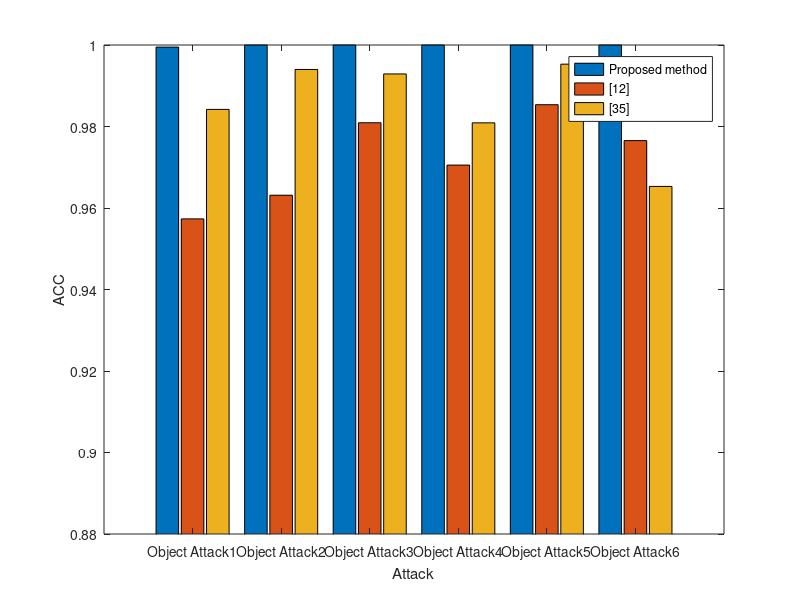

Write MATLAB code to recreate this figure.
GN_ber=[0.00097,0.0212,0.033203]
SP_ber=[0.0137,0.1106,0.173828]
SN_ber=[0.0313,0.0994,0.124023]
AF_ber=[0.0029,0.085,0.007813]
MF_ber=[0.0068,0.1008,0.013672]
GLPF_ber=[0,0,0]


% ber柱状图
data_ber=[GN_ber;SP_ber;SN_ber;AF_ber;MF_ber;GLPF_ber];
bar(data_ber,0.9);
xticklabels({'Gaussian noise (0.1%)','Salt-pepper noise (1%)','Speckle noise (1%)','Average filter','Median filter','Gaussian LPF'})
legend('Proposed method','[12]','[35]');
xlabel('Attack');
ylabel('BER');


GN_nc=[0.9985,0.9849,0.950394]
SP_nc=[0.979,0.9198,0.756765]
SN_nc=[0.9515,0.9281,0.823112]
AF_nc=[0.9955,0.9388,0.98817]
MF_nc=[0.9896,0.9273,0.979171]
GLPF_nc=[1,1,1]
% nc柱状图
data_nc=[GN_nc;SP_nc;SN_nc;AF_nc;MF_nc;GLPF_nc];
bar(data_nc,0.9);
ylim([0.7 1])
xticklabels({'Gaussian noise (0.1%)','Salt-pepper noise (1%)','Speckle noise (1%)','Average filter','Median filter','Gaussian LPF'})
legend('Proposed method','[12]','[35]');
xlabel('Attack');
ylabel('NC');





B_ACC=[0.9832,0.963512,0.9498]
SP_ACC=[0.94658,0.973537,0.9092]
GN_ACC=[0.98336,0.96664,0.9499]
AF_ACC=[0.98314,0.965168,0.9499]
S_ACC=[0.98359,0.967419,0.9499]
C_ACC=[0.98284,0.963108,0.9235]

% 随机块篡改检测柱状图
data_r_acc=[B_ACC;SP_ACC;GN_ACC;AF_ACC;S_ACC;C_ACC];
bar(data_r_acc,0.9);
ylim([0.88 1])
xticklabels({'Blurring','Salt and pepper noise','Gaussian noise','Average filter','Sharpening','Cropping'})
legend('Proposed method','[12]','[35]');
xlabel('Attack');
ylabel('ACC');









A1_ACC=[0.99949	0.957333 0.9842]
A2_ACC=[1	0.963139	0.994]
A3_ACC=[1	0.980923	0.9929]
A4_ACC=[1	0.970531	0.9809]
A5_ACC=[1	0.985352	0.9953]
A6_ACC=[1	0.97654	0.9653]

% 随机块篡改检测柱状图
data_r_acc=[A1_ACC;A2_ACC;A3_ACC;A4_ACC;A5_ACC;A6_ACC];
bar(data_r_acc,0.9);
ylim([0.88 1])
xticklabels({'Object Attack1','Object Attack2','Object Attack3','Object Attack4','Object Attack5','Object Attack6'})
legend('Proposed method','[12]','[35]');
xlabel('Attack');
ylabel('ACC');
